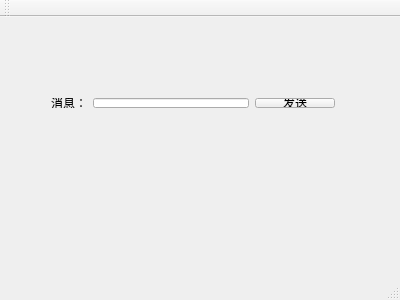
<?xml version="1.0" encoding="UTF-8"?>
<ui version="4.0">
 <class>MainWindow</class>
 <widget class="QMainWindow" name="MainWindow">
  <property name="geometry">
   <rect>
    <x>0</x>
    <y>0</y>
    <width>400</width>
    <height>300</height>
   </rect>
  </property>
  <property name="windowTitle">
   <string>MainWindow</string>
  </property>
  <widget class="QWidget" name="centralWidget">
   <widget class="QWidget" name="">
    <property name="geometry">
     <rect>
      <x>40</x>
      <y>70</y>
      <width>306</width>
      <height>32</height>
     </rect>
    </property>
    <layout class="QHBoxLayout" name="horizontalLayout">
     <item>
      <widget class="QLabel" name="label">
       <property name="text">
        <string>消息：</string>
       </property>
      </widget>
     </item>
     <item>
      <widget class="QLineEdit" name="lineEdit"/>
     </item>
     <item>
      <widget class="QPushButton" name="send">
       <property name="text">
        <string>发送</string>
       </property>
      </widget>
     </item>
    </layout>
   </widget>
  </widget>
  <widget class="QMenuBar" name="menuBar">
   <property name="geometry">
    <rect>
     <x>0</x>
     <y>0</y>
     <width>400</width>
     <height>25</height>
    </rect>
   </property>
  </widget>
  <widget class="QToolBar" name="mainToolBar">
   <attribute name="toolBarArea">
    <enum>TopToolBarArea</enum>
   </attribute>
   <attribute name="toolBarBreak">
    <bool>false</bool>
   </attribute>
  </widget>
  <widget class="QStatusBar" name="statusBar"/>
 </widget>
 <layoutdefault spacing="6" margin="11"/>
 <resources/>
 <connections/>
</ui>
